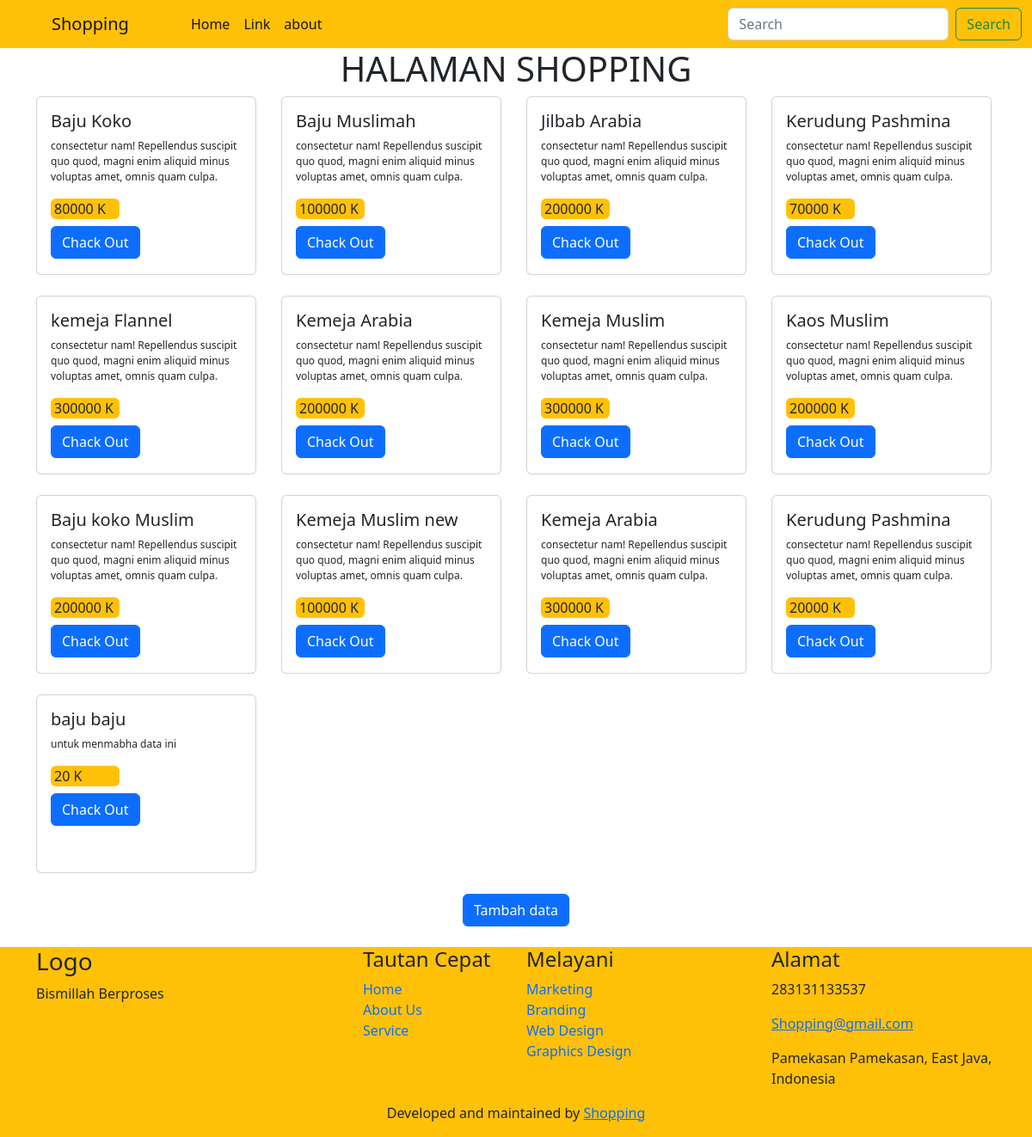
The page / on the database its author committed.
### shopping/models.py (models this page shows, shortened)
class Shop(models.Model):
    name = models.CharField(max_length=50)
    diskripsi = models.TextField()
    harga = models.IntegerField(null=True)

### shopping/views.py (the view)
# urls.py: path('', views.index),
def index(request):
    shop = Shop.objects.all()
    context = {
        "shop": shop,
    }
    return render(request, 'shop.html',context)

### shopping/templates/shop.html
{% extends 'index.html' %}
{% block content %}
 <h1 class="text-center">HALAMAN SHOPPING</h1>
 <div class="container">
  <div class="row">
    {% for shop in shop %}
    <div class="col-3 mb-4">
      <div class="card" style="width: 16rem; height: 13rem;">
        <div class="card-body">
          <h5 class="card-title">{{ shop.name }}</h5>
          <p class="card-text" style="font-size: 12px;">{{ shop.diskripsi }}</p>
          <p class="card-title bg-warning rounded ps-1" style="width: 80px;">{{ shop.harga }} K</p>
          <a href="#" class="btn btn-primary">Chack Out</a>
        </div>
      </div>
    </div>
    {% endfor %}
  </div>
</div>
<div class="container text-center mb-4">
<a href="{% url 'update' %}" class="btn btn-primary">Tambah data</a>
</div>
{% endblock  %}

### templates/index.html (shortened to what this page needs)
{% load static %}
<!DOCTYPE html>
<html lang="en">
<head>
    <link rel="stylesheet" href="{% static 'vendor/bootstrap/bootstrap.css' %}">
</head>
<body>
    <nav class="navbar navbar-expand-lg bg-warning">
        <div class="container-fluid">
          <a class="navbar-brand ps-5" href="">Shopping</a>
          <div class="collapse navbar-collapse" id="navbarSupportedContent">
            <ul class="navbar-nav me-auto mb-2 ps-5 mb-lg-0">
              <li class="nav-item">
                <a class="nav-link active" aria-current="page" href="/">Home</a>
              </li>
              <li class="nav-item">
                <a class="nav-link active" href="/shopingyuk">Link</a>
              </li>
              <li class="nav-item">
                <a class="nav-link active" href="/shopingkuy">about</a>
              </li>
            </ul>
            <form class="d-flex" role="search">
              <input class="form-control me-2" type="search" placeholder="Search" aria-label="Search">
              <button class="btn btn-outline-success" type="submit">Search</button>
            </form>
          </div>
        </div>
      </nav>
    {% block content %}
    {% endblock  %}
            <footer class="bg-warning">
              <div class="container">
                <div class="row">
                  <div class="col-xl-3 col-lg-4 col-md-6">
                    <div>
                      <h3>Logo</h3>
                      <p class="mb-30 footer-desc">Bismillah Berproses</p>
                    </div>
                  </div>
                  <div class="col-xl-2 offset-xl-1 col-lg-2 col-md-6">
                    <div class="">
                      <h4>Tautan Cepat</h4>
                      <ul class="list-unstyled">
                        <li>
                          <a href="#" class="text-decoration-none">Home</a>
                        </li>
                        <li>
                          <a href="#" class="text-decoration-none">About Us</a>
                        </li>
                        <li>
                          <a href="#" class="text-decoration-none">Service</a>
                        </li>
                      </ul>
                    </div>
                  </div>
                  <div class="col-xl-3 col-lg-3 col-md-6">
                    <div>
                      <h4>Melayani</h4>
                      <ul class="list-unstyled">
                        <li>
                          <a href="#" class="text-decoration-none">Marketing</a>
                        </li>
                        <li>
                          <a href="#" class="text-decoration-none">Branding</a>
                        </li>
                        <li>
                          <a href="#" class="text-decoration-none">Web Design</a>
                        </li>
                        <li>
                          <a href="#" class="text-decoration-none">Graphics Design</a>
                        </li>
                      </ul>
                    </div>
                  </div>
                  <div class="col-xl-3 col-lg-3 col-md-6">
                    <div>
                      <h4>Alamat</h4>
                      <ul class="list-unstyled">
                        <li>
                          <p>283131133537</p>
                        </li>
                        <li>
                          <p><a href="#">Shopping@gmail.com</a>
                          </p>
                        </li>
                        <li>
                          <p>Pamekasan
                           Pamekasan, East Java, Indonesia</p>
                        </li>
                      </ul>
                    </div>
                  </div>
                </div>
                <div class="d-flex justify-content-center">
                  <div class="copyright">
                    <p>Developed and maintained by <a href="#" target="_blank">Shopping</a></p>
                  </div>
                </div>
              </div>
            </footer>
</body>
</html>

### rows shown on the page
Shop: name "Baju Koko", diskripsi "consectetur nam! Repellendus suscipit quo quod, magni enim aliquid minus voluptas amet, omnis quam culpa.", harga "80000"
Shop: name "Baju Muslimah", diskripsi "consectetur nam! Repellendus suscipit quo quod, magni enim aliquid minus voluptas amet, omnis quam culpa.", harga "100000"
Shop: name "Jilbab Arabia", diskripsi "consectetur nam! Repellendus suscipit quo quod, magni enim aliquid minus voluptas amet, omnis quam culpa.", harga "200000"
Shop: name "Kerudung Pashmina", diskripsi "consectetur nam! Repellendus suscipit quo quod, magni enim aliquid minus voluptas amet, omnis quam culpa.", harga "70000"
Shop: name "kemeja Flannel", diskripsi "consectetur nam! Repellendus suscipit quo quod, magni enim aliquid minus voluptas amet, omnis quam culpa.", harga "300000"
Shop: name "Kemeja Arabia", diskripsi "consectetur nam! Repellendus suscipit quo quod, magni enim aliquid minus voluptas amet, omnis quam culpa.", harga "200000"
Shop: name "Kemeja Muslim", diskripsi "consectetur nam! Repellendus suscipit quo quod, magni enim aliquid minus voluptas amet, omnis quam culpa.", harga "300000"
Shop: name "Kaos Muslim", diskripsi "consectetur nam! Repellendus suscipit quo quod, magni enim aliquid minus voluptas amet, omnis quam culpa.", harga "200000"
Shop: name "Baju koko Muslim", diskripsi "consectetur nam! Repellendus suscipit quo quod, magni enim aliquid minus voluptas amet, omnis quam culpa.", harga "200000"
Shop: name "Kemeja Muslim new", diskripsi "consectetur nam! Repellendus suscipit quo quod, magni enim aliquid minus voluptas amet, omnis quam culpa.", harga "100000"
Shop: name "Kemeja Arabia", diskripsi "consectetur nam! Repellendus suscipit quo quod, magni enim aliquid minus voluptas amet, omnis quam culpa.", harga "300000"
Shop: name "Kerudung Pashmina", diskripsi "consectetur nam! Repellendus suscipit quo quod, magni enim aliquid minus voluptas amet, omnis quam culpa.", harga "20000"
Shop: name "baju baju", diskripsi "untuk menmabha data ini", harga "20"
